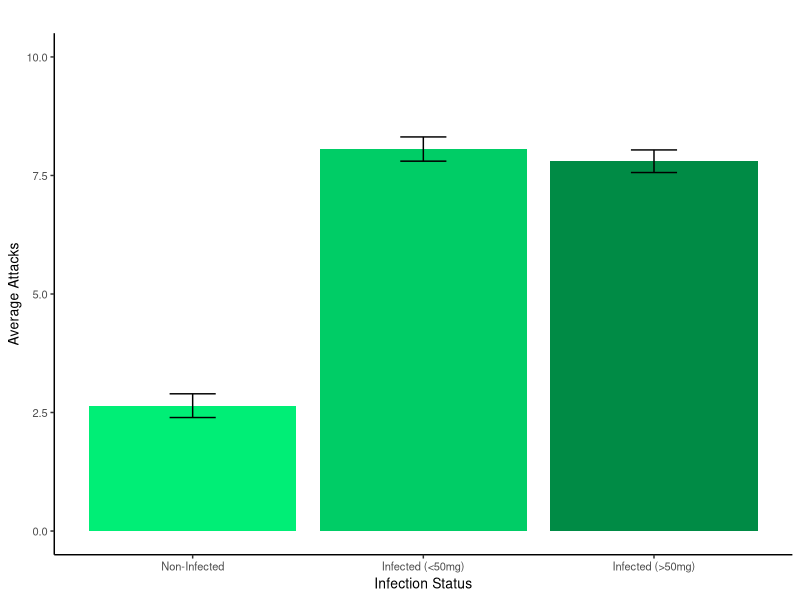
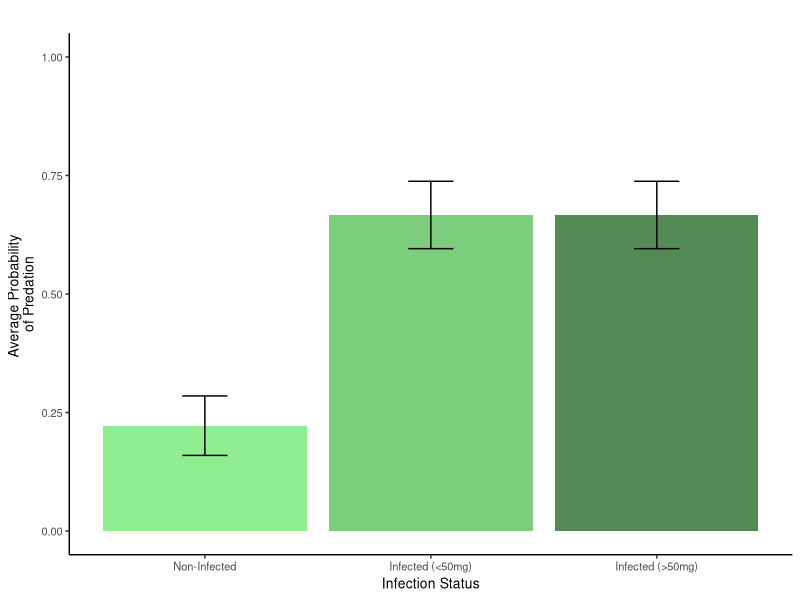
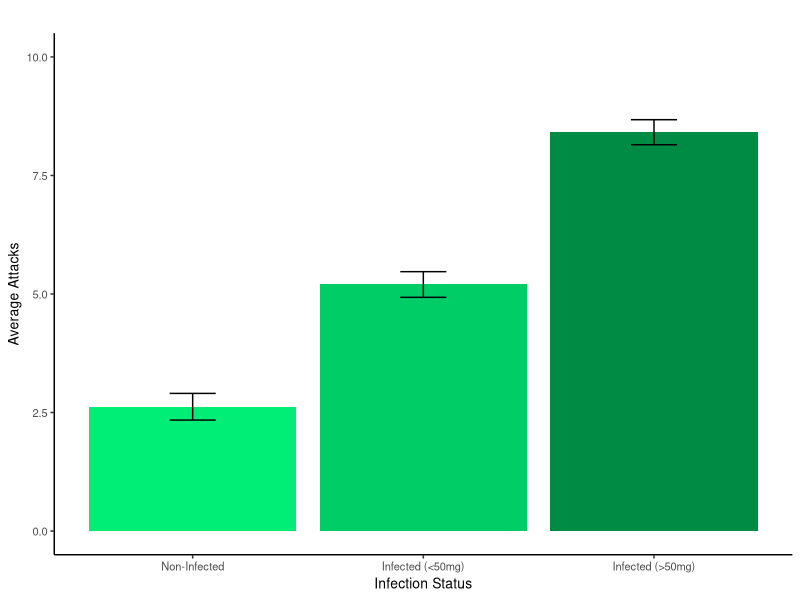
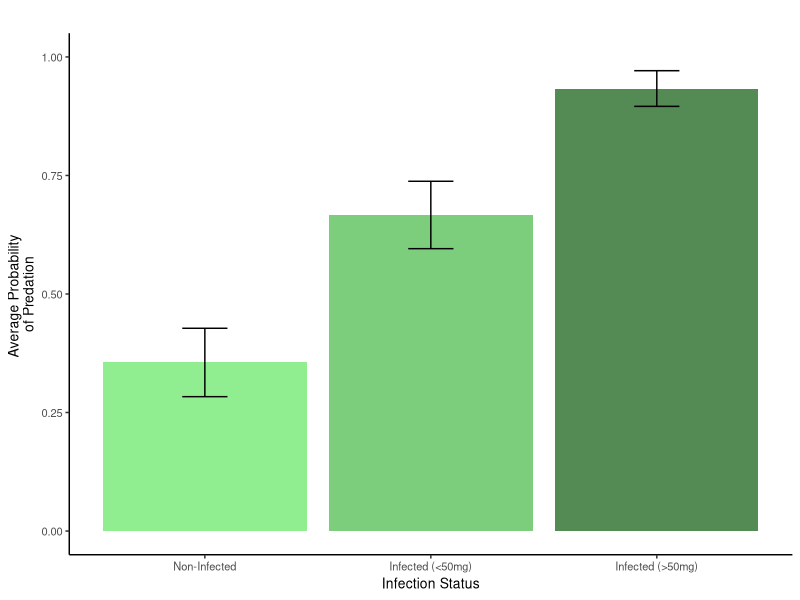
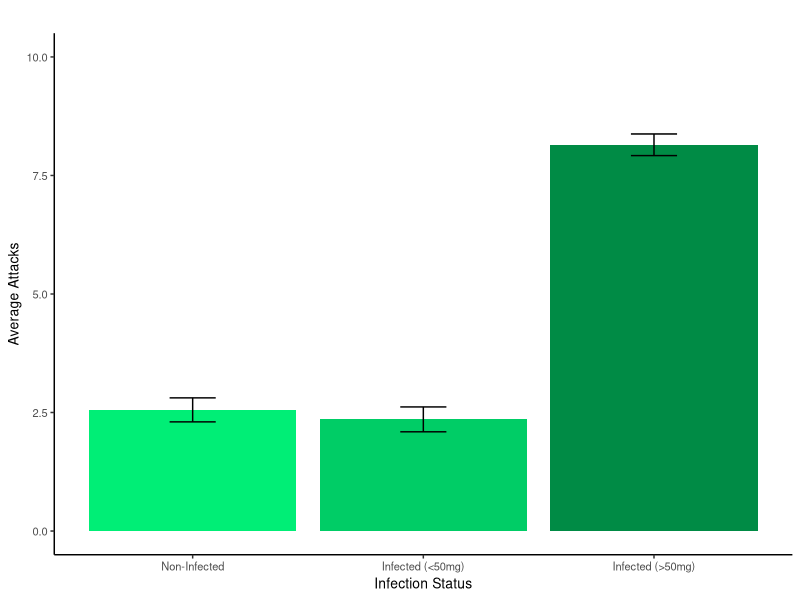
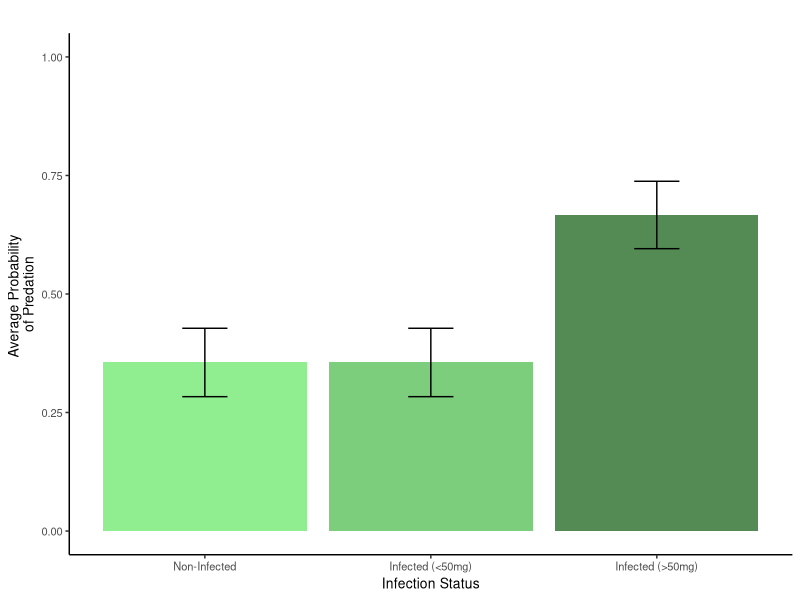
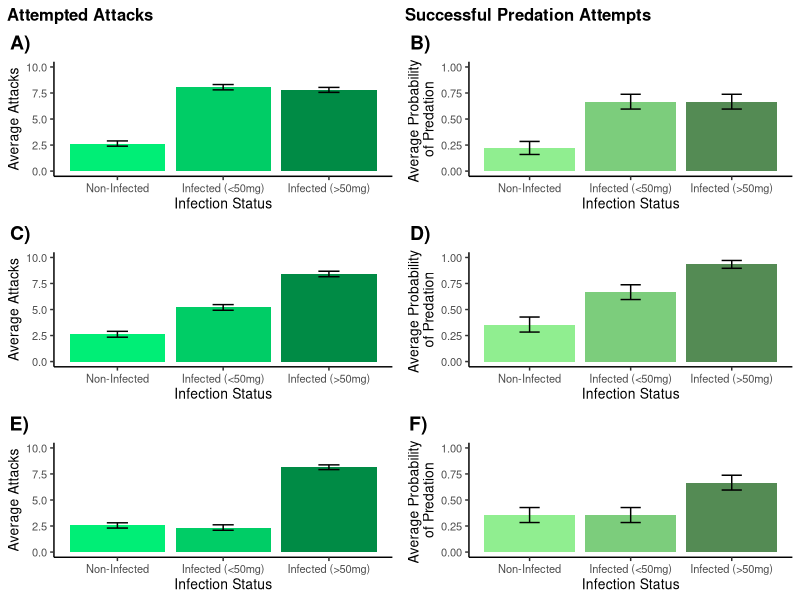

These charts were generated, in order, by the following R code: (Note: this script raises an error after producing the figures.)
# code script written to visualise dummy data for my grant proposal assessment
# Case Study: Does S. solidus manipulate stickleback (secondary host) behaviour in order to increase transmission into birds (tertiary hosts)?




#### Set-Up ####

# clear history
rm(list=ls())

# load necessary packages
library(ggplot2)
library(tidyr)
library(dplyr)
library(readxl)
library(cowplot)
library(patchwork)

#### FIGURE 3 ####

# Import data sets
attack_rate_3a <- read_excel("data/attack_rates.xlsx", sheet = "attack_rate_3a", range = "A1:D46")
predation_3b <- read_excel("data/predation_success.xlsx", sheet = "predation_3b", range = "A1:D46")
attack_rate_3c <- read_excel("data/attack_rates.xlsx", sheet = "attack_rate_3c", range = "A1:D46")
predation_3d <- read_excel("data/predation_success.xlsx", sheet = "predation_3d", range = "A1:D46")
attack_rate_3e <- read_excel("data/attack_rates.xlsx", sheet = "attack_rate_3e", range = "A1:D46")
predation_3f <- read_excel("data/predation_success.xlsx", sheet = "predation_3f", range = "A1:D46")

# Pivot data frames so that ggplot can read them
attack_rate_3a <- attack_rate_3a %>%
  pivot_longer(cols = c(non_infected, infected_under_50mg, infected_over_50mg), 
               names_to = "infection_status", 
               values_to = "attack_rate")
predation_3b <- predation_3b %>%
  pivot_longer(cols = c(non_infected, infected_under_50mg, infected_over_50mg), 
               names_to = "infection_status",
               values_to = "predation_success")
attack_rate_3c <- attack_rate_3c %>%
  pivot_longer(cols = c(non_infected, infected_under_50mg, infected_over_50mg), 
               names_to = "infection_status", 
               values_to = "attack_rate")
predation_3d <- predation_3d %>%
  pivot_longer(cols = c(non_infected, infected_under_50mg, infected_over_50mg), 
               names_to = "infection_status", 
               values_to = "predation_success")
attack_rate_3e <- attack_rate_3e %>%
  pivot_longer(cols = c(non_infected, infected_under_50mg, infected_over_50mg), 
               names_to = "infection_status",
               values_to = "attack_rate")
predation_3f <- predation_3f %>%
  pivot_longer(cols = c(non_infected, infected_under_50mg, infected_over_50mg), 
               names_to = "infection_status",  
               values_to = "predation_success")

# Plot Figures

# Figure 3a
figure_3a <- ggplot(attack_rate_3a, aes(x = infection_status, y = attack_rate, fill = infection_status)) +
  geom_bar(stat = "summary", fun = "mean", position = "dodge") +
  labs(x = "Infection Status", y = "Average Attacks") +
  ylim(0,10) +
  geom_errorbar(stat = "summary", fun.data = "mean_se", width = 0.2) +
  scale_x_discrete(limits=c("non_infected", "infected_under_50mg", "infected_over_50mg"), labels = c("Non-Infected", "Infected (<50mg)", "Infected (>50mg)")) +
  scale_fill_manual(values = c("non_infected" = "springgreen2", "infected_under_50mg" = "springgreen3", "infected_over_50mg" = "springgreen4")) +
  theme_classic() +
  theme(legend.position = "none", axis.title = element_text(size = 10), axis.text = element_text(size = 8), plot.title = element_text(hjust = 0, face = "bold")) +
  ggtitle(" ")
figure_3a

# Figure 3b
figure_3b <- ggplot(predation_3b, aes(x = infection_status, y = predation_success, fill = infection_status)) +
  geom_bar(stat = "summary", fun = "mean", position = "dodge") +
  labs(x = "Infection Status", y = "Average Probability \nof Predation") +
  ylim(0,1) +
  geom_errorbar(stat = "summary", fun.data = "mean_se", width = 0.2) +
  scale_x_discrete(limits=c("non_infected", "infected_under_50mg", "infected_over_50mg"), labels = c("Non-Infected", "Infected (<50mg)", "Infected (>50mg)")) +
  scale_fill_manual(values = c("non_infected" = "palegreen2", "infected_under_50mg" = "palegreen3", "infected_over_50mg" = "palegreen4")) +
  theme_classic() +
  theme(legend.position = "none", axis.title = element_text(size = 10), axis.text = element_text(size = 8), plot.title = element_text(hjust = 0, face = "bold")) +
  ggtitle(" ")
figure_3b

# Figure 3c
figure_3c <- ggplot(attack_rate_3c, aes(x = infection_status, y = attack_rate, fill = infection_status)) +
  geom_bar(stat = "summary", fun = "mean", position = "dodge") +
  labs(x = "Infection Status", y = "Average Attacks") +
  ylim(0,10) +
  geom_errorbar(stat = "summary", fun.data = "mean_se", width = 0.2) +
  scale_x_discrete(limits=c("non_infected", "infected_under_50mg", "infected_over_50mg"), labels = c("Non-Infected", "Infected (<50mg)", "Infected (>50mg)")) +
  scale_fill_manual(values = c("non_infected" = "springgreen2", "infected_under_50mg" = "springgreen3", "infected_over_50mg" = "springgreen4")) +
  theme_classic() +
  theme(legend.position = "none", axis.title = element_text(size = 10), axis.text = element_text(size = 8), plot.title = element_text(hjust = 0, face = "bold")) +
  ggtitle(" ")
figure_3c

# Figure 3d
figure_3d <- ggplot(predation_3d, aes(x = infection_status, y = predation_success, fill = infection_status)) +
  geom_bar(stat = "summary", fun = "mean", position = "dodge") +
  labs(x = "Infection Status", y = "Average Probability \nof Predation") +
  ylim(0,1) +
  geom_errorbar(stat = "summary", fun.data = "mean_se", width = 0.2) +
  scale_x_discrete(limits=c("non_infected", "infected_under_50mg", "infected_over_50mg"), labels = c("Non-Infected", "Infected (<50mg)", "Infected (>50mg)")) +
  scale_fill_manual(values = c("non_infected" = "palegreen2", "infected_under_50mg" = "palegreen3", "infected_over_50mg" = "palegreen4")) +
  theme_classic() +
  theme(legend.position = "none", axis.title = element_text(size = 10), axis.text = element_text(size = 8), plot.title = element_text(hjust = 0, face = "bold")) +
  ggtitle(" ")
figure_3d

# Figure 3e
figure_3e<- ggplot(attack_rate_3e, aes(x = infection_status, y = attack_rate, fill = infection_status)) +
  geom_bar(stat = "summary", fun = "mean", position = "dodge") +
  labs(x = "Infection Status", y = "Average Attacks") +
  ylim(0,10) +
  geom_errorbar(stat = "summary", fun.data = "mean_se", width = 0.2) +
  scale_x_discrete(limits=c("non_infected", "infected_under_50mg", "infected_over_50mg"), labels = c("Non-Infected", "Infected (<50mg)", "Infected (>50mg)")) +
  scale_fill_manual(values = c("non_infected" = "springgreen2", "infected_under_50mg" = "springgreen3", "infected_over_50mg" = "springgreen4")) +
  theme_classic() +
  theme(legend.position = "none", axis.title = element_text(size = 10), axis.text = element_text(size = 8), plot.title = element_text(hjust = 0, face = "bold")) +
  ggtitle(" ")
figure_3e

# Figure 3f
figure_3f <- ggplot(predation_3f, aes(x = infection_status, y = predation_success, fill = infection_status)) +
  geom_bar(stat = "summary", fun = "mean", position = "dodge") +
  labs(x = "Infection Status", y = "Average Probability \nof Predation") +
  ylim(0,1) +
  geom_errorbar(stat = "summary", fun.data = "mean_se", width = 0.2) +
  scale_x_discrete(limits=c("non_infected", "infected_under_50mg", "infected_over_50mg"), labels = c("Non-Infected", "Infected (<50mg)", "Infected (>50mg)")) +
  scale_fill_manual(values = c("non_infected" = "palegreen2", "infected_under_50mg" = "palegreen3", "infected_over_50mg" = "palegreen4")) +
  theme_classic() +
  theme(legend.position = "none", axis.title = element_text(size = 10), axis.text = element_text(size = 8), plot.title = element_text(hjust = 0, face = "bold")) +
  ggtitle(" ")
figure_3f

# combine plots into one figure
figure_3 <- plot_grid(figure_3a, figure_3b, figure_3c, figure_3d, figure_3e, figure_3f, nrow = 3, ncol = 2, labels = c("A)", "B)", "C)", "D)", "E)", "F)"))

figure_3_final <- plot_grid(
  ggdraw() +
    draw_label("Attempted Attacks", fontface = "bold", size = 12, x = 0.10, y = 0.5) +
    draw_label("Successful Predation Attempts", fontface = "bold", size = 12, x = 0.66, y = 0.5),
  figure_3,
  ncol = 1,
  rel_heights = c(0.05, 1))

figure_3_final

# save final plot
ggsave("figures/figure_3.png", width = 20, height = 20, units = "cm")




#### Figure 4 ####

# Import data sets
attack_rate_4a <- read_excel("data/attack_rates.xlsx", sheet = "attack_rate_4a", range = "A1:D46")
predation_4b <- read_excel("data/predation_success.xlsx", sheet = "predation_4b", range = "A1:D46")

# Pivot data frames so that ggplot can read them
attack_rate_4a <- attack_rate_4a %>%
  pivot_longer(cols = c(non_infected, infected_under_50mg, infected_over_50mg), 
               names_to = "infection_status", 
               values_to = "attack_rate")
predation_4b <- predation_4b %>%
  pivot_longer(cols = c(non_infected, infected_under_50mg, infected_over_50mg), 
               names_to = "infection_status",
               values_to = "predation_success")

# Plot Figures

# Figure 4a
figure_4a <- ggplot(attack_rate_4a, aes(x = infection_status, y = attack_rate, fill = infection_status)) +
  geom_bar(stat = "summary", fun = "mean", position = "dodge") +
  labs(x = "Infection Status", y = "Average Attacks") +
  ylim(0,5) +
  geom_errorbar(stat = "summary", fun.data = "mean_se", width = 0.2) +
  scale_x_discrete(limits=c("non_infected", "infected_under_50mg", "infected_over_50mg"), labels = c("Non-Infected", "Infected (<50mg)", "Infected (>50mg)")) +
  scale_fill_manual(values = c("non_infected" = "springgreen2", "infected_under_50mg" = "springgreen3", "infected_over_50mg" = "springgreen4")) +
  theme_classic() +
  theme(legend.position = "none", axis.title = element_text(size = 10), axis.text = element_text(size = 8), plot.title = element_text(hjust = 0, face = "bold")) +
  ggtitle(" ")
figure_4a

# Figure 4b
figure_4b <- ggplot(predation_4b, aes(x = infection_status, y = predation_success, fill = infection_status)) +
  geom_bar(stat = "summary", fun = "mean", position = "dodge") +
  labs(x = "Infection Status", y = "Average Probability \nof Predation") +
  ylim(0,1) +
  geom_errorbar(stat = "summary", fun.data = "mean_se", width = 0.2) +
  scale_x_discrete(limits=c("non_infected", "infected_under_50mg", "infected_over_50mg"), labels = c("Non-Infected", "Infected (<50mg)", "Infected (>50mg)")) +
  scale_fill_manual(values = c("non_infected" = "palegreen2", "infected_under_50mg" = "palegreen3", "infected_over_50mg" = "palegreen4")) +
  theme_classic() +
  theme(legend.position = "none", axis.title = element_text(size = 10), axis.text = element_text(size = 8), plot.title = element_text(hjust = 0, face = "bold")) +
  ggtitle(" ")
figure_4b

# combine plots into one figure
figure_4 <- plot_grid(figure_4a, figure_4b, nrow = 1, ncol = 2, labels = c("A)", "B)")) 

figure_4_final <- plot_grid(
  ggdraw() +
    draw_label("Attempted Attacks", fontface = "bold", size = 12, x = 0.10, y = 0.5) +
    draw_label("Successful Predation Attempts", fontface = "bold", size = 12, x = 0.66, y = 0.5),
  figure_4,
  ncol = 1,
  rel_heights = c(0.05, 1))

figure_4_final

# save final plot
ggsave("figures/figure_4.png", width = 20, height = 10, units = "cm")




#### Figure 5 ####

# Import data sets
attack_rate_5a <- read_excel("data/attack_rates.xlsx", sheet = "attack_rate_5a", range = "A1:D46")
predation_5b <- read_excel("data/predation_success.xlsx", sheet = "predation_5b", range = "A1:D46")

# Pivot data frames so that ggplot can read them
attack_rate_5a <- attack_rate_5a %>%
  pivot_longer(cols = c(non_infected, infected_under_50mg, infected_over_50mg), 
               names_to = "infection_status", 
               values_to = "attack_rate")
predation_5b <- predation_5b %>%
  pivot_longer(cols = c(non_infected, infected_under_50mg, infected_over_50mg), 
               names_to = "infection_status",
               values_to = "predation_success")

# Plot Figures

# Figure 5a
figure_5a <- ggplot(attack_rate_5a, aes(x = infection_status, y = attack_rate, fill = infection_status)) +
  geom_bar(stat = "summary", fun = "mean", position = "dodge") +
  labs(x = "Infection Status", y = "Average Attacks") +
  ylim(0,5) +
  geom_errorbar(stat = "summary", fun.data = "mean_se", width = 0.2) +
  scale_x_discrete(limits=c("non_infected", "infected_under_50mg", "infected_over_50mg"), labels = c("Non-Infected", "Infected (<50mg)", "Infected (>50mg)")) +
  scale_fill_manual(values = c("non_infected" = "springgreen2", "infected_under_50mg" = "springgreen3", "infected_over_50mg" = "springgreen4")) +
  theme_classic() +
  theme(legend.position = "none", axis.title = element_text(size = 10), axis.text = element_text(size = 8), plot.title = element_text(hjust = 0, face = "bold")) +
  ggtitle(" ")
figure_5a

# Figure 5b
figure_5b <- ggplot(predation_5b, aes(x = infection_status, y = predation_success, fill = infection_status)) +
  geom_bar(stat = "summary", fun = "mean", position = "dodge") +
  labs(x = "Infection Status", y = "Average Probability \nof Predation") +
  ylim(0,1) +
  geom_errorbar(stat = "summary", fun.data = "mean_se", width = 0.2) +
  scale_x_discrete(limits=c("non_infected", "infected_under_50mg", "infected_over_50mg"), labels = c("Non-Infected", "Infected (<50mg)", "Infected (>50mg)")) +
  scale_fill_manual(values = c("non_infected" = "palegreen2", "infected_under_50mg" = "palegreen3", "infected_over_50mg" = "palegreen4")) +
  theme_classic() +
  theme(legend.position = "none", axis.title = element_text(size = 10), axis.text = element_text(size = 8), plot.title = element_text(hjust = 0, face = "bold")) +
  ggtitle(" ")
figure_5b

# combine plots into one figure
figure_5 <- plot_grid(figure_5a, figure_5b, nrow = 1, ncol = 2, labels = c("A)", "B)")) 

figure_5_final <- plot_grid(
  ggdraw() +
    draw_label("Attempted Attacks", fontface = "bold", size = 12, x = 0.10, y = 0.5) +
    draw_label("Successful Predation Attempts", fontface = "bold", size = 12, x = 0.66, y = 0.5),
  figure_4,
  ncol = 1,
  rel_heights = c(0.05, 1))

figure_5_final

# save final plot
ggsave("figures/figure_5.png", width = 20, height = 10, units = "cm")